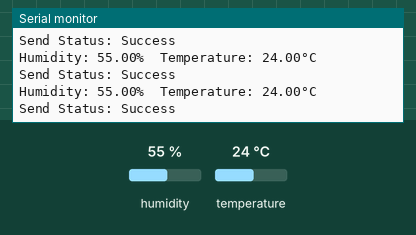
Recording of a sketch running on a simulated ESP8266 (NodeMCU). Parts: the last lines printed to the serial monitor. Inputs (shaded band) come from the test bench; at power-on: humidity 55 %, temperature 24 °C.

Above: at 2.8 s.
2.9 s: humidity set to 22 %
At 5.4 s:
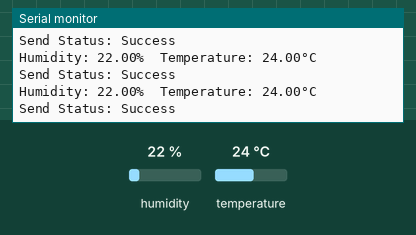
5.6 s: temperature set to 12 °C
At 7.8 s:
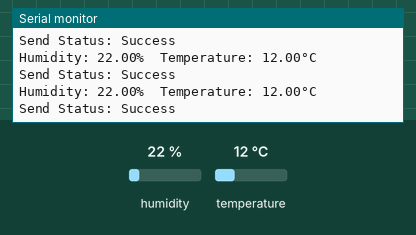
8.3 s: humidity set to 40 %
At 11.5 s:
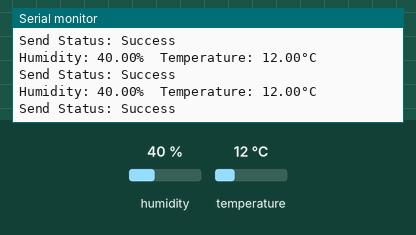
Timing chart, 0 to 13.0 s (numbered marks = the images above; inputs shaded):
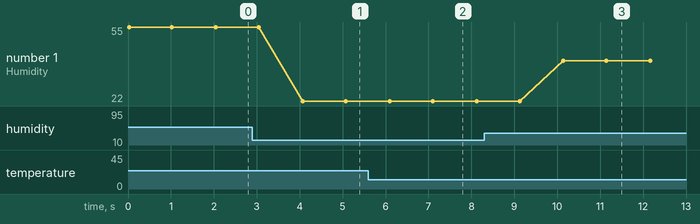

Measured:
- after the input at 2.9 s, the serial monitor: prints a new line after 1.2 s (image 1)
- after the input at 5.6 s, the serial monitor: prints a new line after 0.50 s (image 2)
- after the input at 8.3 s, the serial monitor: prints a new line after 1.8 s (image 3)
- plotted number 1: 55 → 22 after the input at 2.9 s, 22 → 40 after the input at 8.3 s

The sketch:

Esp-01.ino
```cpp
#include <ESP8266WiFi.h>
#include <espnow.h>
#include <DHT.h>

#define DHTPIN 2  // GPIO2 (DHT11 Data pin)
#define DHTTYPE DHT11  // Change to DHT22 if using DHT22

DHT dht(DHTPIN, DHTTYPE);

uint8_t broadcastAddress[] = {0x8C, 0xAA, 0xB5, 0xC5, 0x09, 0xF8};  // Replace with NodeMCU MAC address

typedef struct struct_message {
  float temperature;
  float humidity;
} struct_message;

struct_message myData;

void onSent(uint8_t *mac_addr, uint8_t sendStatus) {
  Serial.print("Send Status: ");
  Serial.println(sendStatus == 0 ? "Success" : "Fail");
}

void setup() {
  Serial.begin(115200);
  WiFi.mode(WIFI_STA);
  if (esp_now_init() != 0) {
    Serial.println("ESP-NOW Init Failed");
    return;
  }
  esp_now_set_self_role(ESP_NOW_ROLE_CONTROLLER);
  esp_now_add_peer(broadcastAddress, ESP_NOW_ROLE_SLAVE, 1, NULL, 0);
  esp_now_register_send_cb(onSent);

  dht.begin();
}

void loop() {
  myData.temperature = dht.readTemperature();
  myData.humidity = dht.readHumidity();

  Serial.print("Humidity: ");
  Serial.print(myData.humidity);
  Serial.print("%  Temperature: ");
  Serial.print(myData.temperature);
  Serial.println("°C");

  esp_now_send(broadcastAddress, (uint8_t *) &myData, sizeof(myData));

  delay(1000);  // Send data every 5 seconds
}
```
